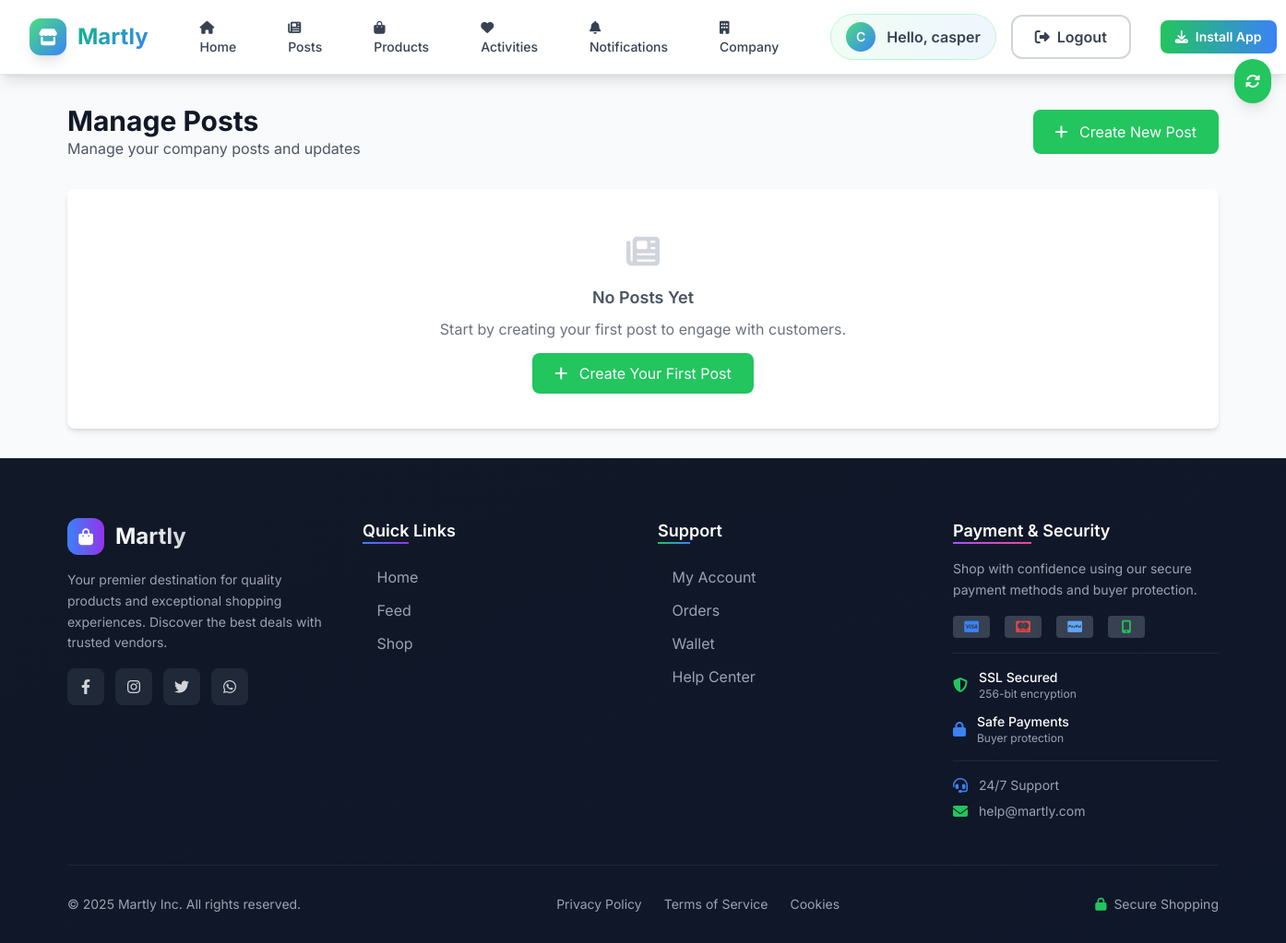
/company/posts.php (signed in), run on an earlier commit of the app's database.
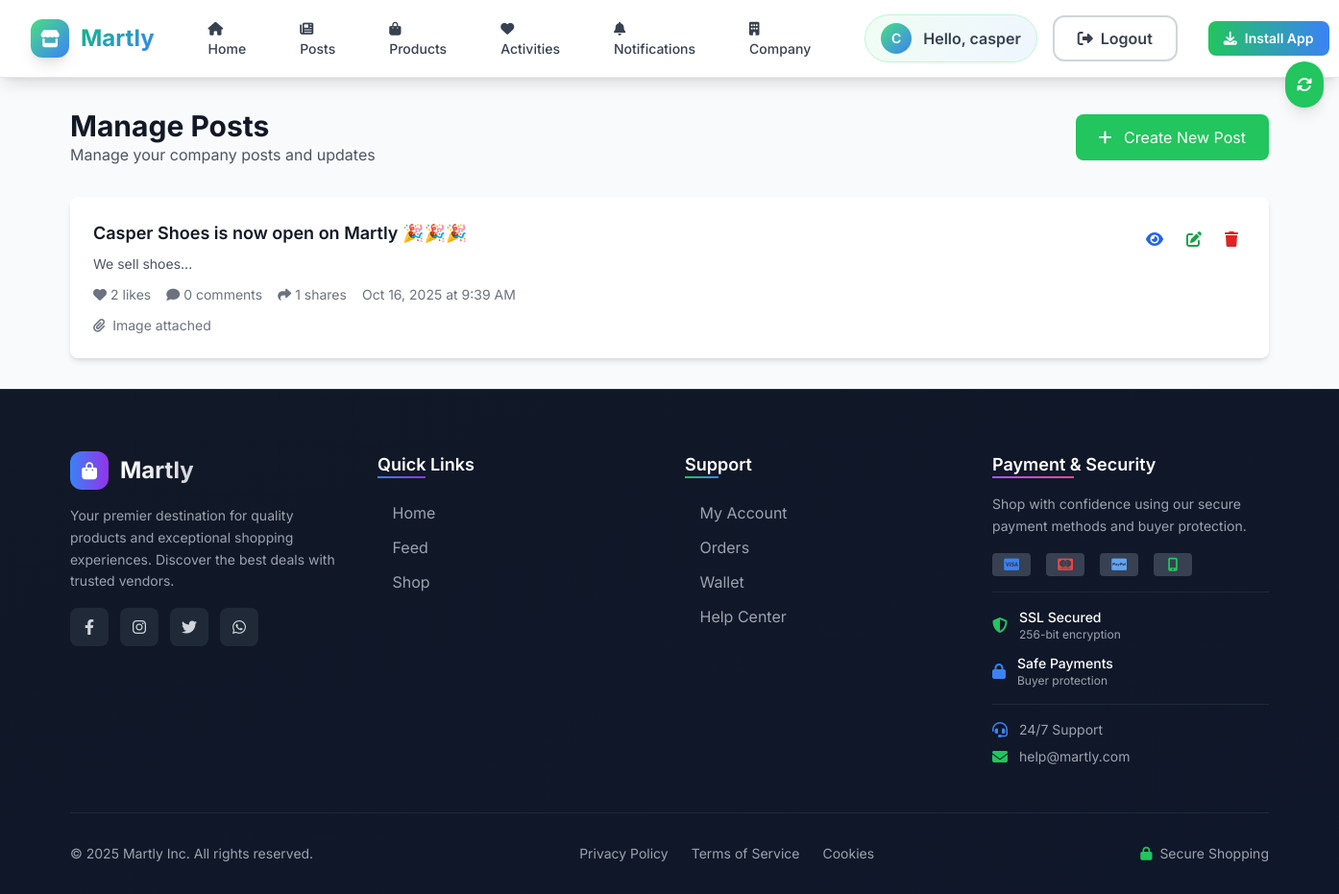
And on a later commit of the database.
### tables this page shows
CREATE TABLE `posts` (
  `id` int(11) NOT NULL,
  `company_id` int(11) NOT NULL,
  `title` varchar(255) NOT NULL,
  `content` text DEFAULT NULL,
  `media_url` varchar(255) DEFAULT NULL,
  `media_filename` varchar(255) DEFAULT NULL,
  `media_type` enum('image','video') DEFAULT 'image',
  `created_at` timestamp NOT NULL DEFAULT current_timestamp(),
  `updated_at` timestamp NOT NULL DEFAULT current_timestamp() ON UPDATE current_timestamp()
);

### company/posts.php (the view, shortened to what the changed rows need)
<?php
require_once '../includes/config.php';
$currentUser = getCurrentUser();
$stmt = $pdo->prepare("SELECT * FROM companies WHERE user_id = ?");
$stmt->execute([$currentUser['id']]);
$company = $stmt->fetch();
$stmt = $pdo->prepare("
    SELECT p.*,
           (SELECT COUNT(*) FROM post_likes WHERE post_id = p.id) as like_count,
           (SELECT COUNT(*) FROM post_comments WHERE post_id = p.id) as comment_count,
           (SELECT COUNT(*) FROM post_shares WHERE post_id = p.id) as share_count
    FROM posts p
    WHERE p.company_id = ?
    ORDER BY p.created_at DESC
");
$stmt->execute([$company['id']]);
$posts = $stmt->fetchAll();
?>
<?php require_once '../includes/header.php'; ?>
<div class="max-w-7xl mx-auto px-4 py-8">
    <div class="flex justify-between items-center mb-8">
        <div>
            <h1 class="text-3xl font-bold text-gray-900">Manage Posts</h1>
        </div>
    </div>
    <div class="bg-white rounded-lg shadow-md overflow-hidden">
        <?php if ($posts): ?>
            <div class="divide-y divide-gray-200">
                <?php foreach ($posts as $post): ?>
                    <div class="p-6 hover:bg-gray-50 transition duration-300">
                        <div class="flex justify-between items-start">
                            <div class="flex-1">
                                <h3 class="text-lg font-semibold text-gray-900 mb-2"><?php echo htmlspecialchars($post['title']); ?></h3>
                                <p class="text-gray-600 text-sm mb-3"><?php echo substr(htmlspecialchars($post['content']), 0, 200); ?>...</p>
                                <div class="flex items-center text-sm text-gray-500 space-x-4 mb-3">
                                    <span class="flex items-center">
                                        <i class="fas fa-heart mr-1"></i>
                                        <?php echo $post['like_count']; ?> likes
                                    </span>
                                    <span class="flex items-center">
                                        <i class="fas fa-comment mr-1"></i>
                                        <?php echo $post['comment_count']; ?> comments
                                    </span>
                                    <span class="flex items-center">
                                        <i class="fas fa-share mr-1"></i>
                                        <?php echo $post['share_count']; ?> shares
                                    </span>
                                    <span>
                                        <?php echo date('M j, Y \a\t g:i A', strtotime($post['created_at'])); ?>
                                    </span>
                                </div>
                                <?php if ($post['media_url']): ?>
                                    <div class="text-sm text-gray-500">
                                        <i class="fas fa-paperclip mr-1"></i>
                                        <?php echo ucfirst($post['media_type']); ?> attached
                                    </div>
                                <?php endif; ?>
                            </div>
                            <div class="flex space-x-2 ml-4">
                                <a href="/online-plaza/posts/view.php?id=<?php echo $post['id']; ?>" class="text-blue-600 hover:text-blue-800 p-2" title="View">
                                    <i class="fas fa-eye"></i>
                                </a>
                                <a href="/online-plaza/posts/edit.php?id=<?php echo $post['id']; ?>" class="text-green-600 hover:text-green-800 p-2" title="Edit">
                                    <i class="fas fa-edit"></i>
                                </a>
                                <form method="POST" class="inline" onsubmit="return confirm('Are you sure you want to delete this post? This action cannot be undone.');">
                                    <button type="submit" name="delete_post" class="text-red-600 hover:text-red-800 p-2" title="Delete">
                                        <i class="fas fa-trash"></i>
                                    </button>
                                </form>
                            </div>
                        </div>
                    </div>
                <?php endforeach; ?>
            </div>
        <?php else: ?>
            <div class="text-center py-12">
                <i class="fas fa-newspaper text-4xl text-gray-300 mb-4"></i>
                <h3 class="text-lg font-semibold text-gray-600 mb-2">No Posts Yet</h3>
                <p class="text-gray-500 mb-6">Start by creating your first post to engage with customers.</p>
                <a href="/online-plaza/posts/create.php" class="bg-green-500 text-white px-6 py-3 rounded-lg hover:bg-green-600 transition duration-300">
                    <i class="fas fa-plus mr-2"></i>
                    Create Your First Post
                </a>
            </div>
        <?php endif; ?>
    </div>
</div>
<?php require_once '../includes/footer.php'; ?>

What changed in the data, as far as the page shows it:
added posts: title "Casper Shoes is now open on Martly 🎉🎉🎉", content "We sell shoes", like_count "2", comment_count "0", share_count "1", created_at "Oct 16, 2025 at 9:39 AM", media_type "Image"
Also different on the page:
text no longer shown: "No Posts Yet Start by creating your first post to engage with customers. Create Your First Post"
